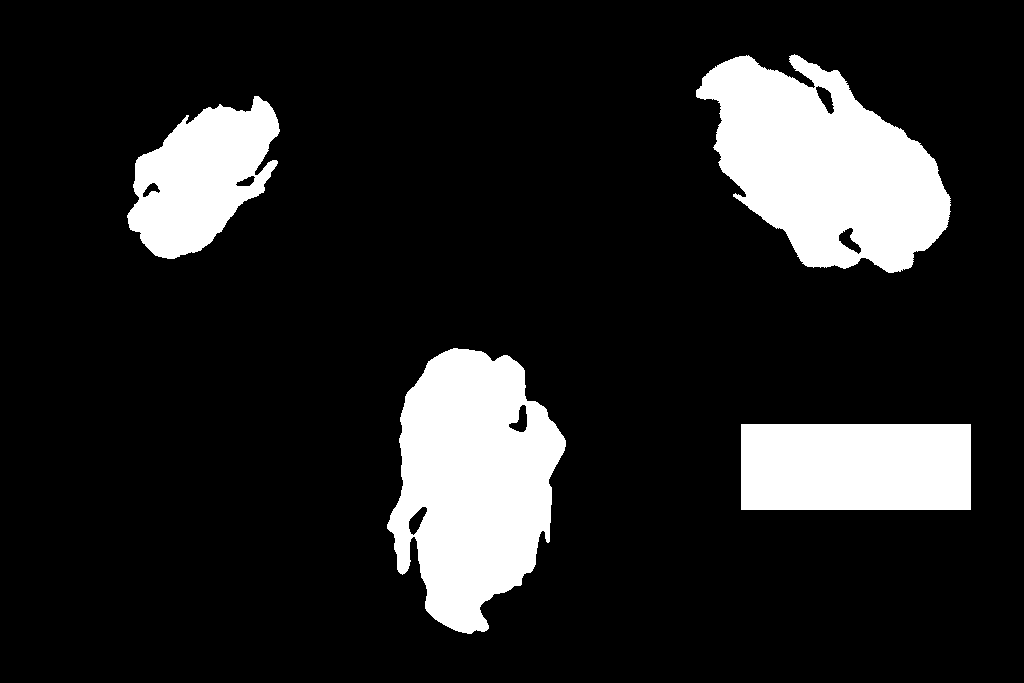
//> input picture Cpp/Hello_OpenCV/CompareContours/peng2.png, 1024 x 683 px
$ ./compare_contours_main   (built with g++ and OpenCV 4)
//> lines starting //> are read from the running program, lines starting //| are printed output that depends on the picture; after the words box and inside, x2 and y2 are one past the last pixel; in counts of white or black regions, pixels touching at a corner belong together
#include "opencv2/highgui/highgui.hpp"
#include "opencv2/imgproc/imgproc.hpp"
#include <iostream>
#include <stdio.h>
#include <stdlib.h>


using namespace cv;
using namespace std;

inline int parent( std::vector<cv::Vec4i> hierarchy, int contour_index);

int main( int argc, char** argv ) {

    Mat src1, bw1, drawing1;
    vector<vector<Point> > contours1;
    vector<Vec4i> hierarchy1;

    const int thresh = 128;
    const int max_thresh = 255;

    // Load source image, bw-mask it and find contours
    src1 = imread( "peng2.png", CV_LOAD_IMAGE_GRAYSCALE );
//> src1: 683 rows x 1024 cols, CV_8UC1; 14.8% white; 4 white regions
    threshold(src1, bw1, thresh, max_thresh, CV_THRESH_BINARY);
    findContours( bw1, contours1, hierarchy1, CV_RETR_TREE, CV_CHAIN_APPROX_SIMPLE);
//> contours1 = 10 contours; largest, box (x1, y1, x2, y2) and area: (387, 348, 566, 634) 34319, (696, 54, 951, 273) 34314, (741, 424, 971, 510) 19465, (127, 96, 280, 259) 15134, (838, 227, 862, 255) 294

    cout << contours1.size() << " contours found...\n"
            "\n";
//| 10 contours found...


    cout << "Hierarchy:\n";
    for( int i=0; i< hierarchy1.size(); ++i) {
        cout << i << ":  next: " << hierarchy1[i][0] << "  prev: " << hierarchy1[i][1] <<
            "  1st child: " << hierarchy1[i][2] << "  parent: " << hierarchy1[i][3] << "\n";
    }
//> this loop made 10 passes
//| 0:  next: 1  prev: -1  1st child: -1  parent: -1
//| 1:  next: 4  prev: 0  1st child: 2  parent: -1
//| 2:  next: 3  prev: -1  1st child: -1  parent: 1
//| 3:  next: -1  prev: 2  1st child: -1  parent: 1
//| 4:  next: 7  prev: 1  1st child: 5  parent: -1
//> (output is shown up to pass 5 of 10)
    cout << "\n";


    cout << "Top level contours:\n";
    for( int i=0; i< hierarchy1.size(); ++i) {
        if( parent( hierarchy1, i) == -1)
            cout << i << ", ";
    }
    cout << "\n\n";


    // draw contours and their numbers to image =================
    drawing1 = Mat::zeros( bw1.size(), CV_8UC3 );
    for( int i=0; i<contours1.size(); i++ ) {

        vector<Point> c = contours1[i];
        //Point2f center;

        Scalar font_color = Scalar( 96, parent(hierarchy1, i) == -1 ? 192 : 96, parent(hierarchy1, i) == -1 ? 192 : 96);
        Scalar color = Scalar( 255, 255, 255);

        Scalar contour_mean = mean( c);
        Point2f center(contour_mean.val[0], contour_mean.val[1]);


        // draw numbers into contour centers, plus a red pixel into contour-centers in drawing1
        string text( to_string((long long)i));
        Size text_size = getTextSize(text, FONT_HERSHEY_SIMPLEX, 1, 4, nullptr);

        center.x -= text_size.width/2;
        center.y += text_size.height/2;

        putText( drawing1, text, center, FONT_HERSHEY_SIMPLEX, 1, font_color, 4);
        putText( src1, text, center, FONT_HERSHEY_SIMPLEX, 1, font_color, 4);
        drawContours( drawing1, contours1, i, color, 1, 8 );

        drawing1.at<Vec3b>(center)[0] = 0;
        drawing1.at<Vec3b>(center)[1] = 0;
        drawing1.at<Vec3b>(center)[2] = 255;
    }
//> this loop made 10 passes
//> font_color on passes 1 to 8: Scalar(96, 192, 192), Scalar(96, 192, 192), Scalar(96, 96, 96), Scalar(96, 96, 96), Scalar(96, 192, 192), Scalar(96, 96, 96), Scalar(96, 96, 96), Scalar(96, 192, 192)
//> pass 1, `putText( drawing1, text, center, FONT_HERSHEY_SIMPLEX, 1, font_color, ..`:
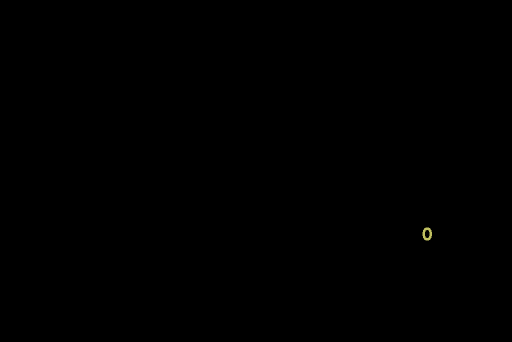
//> drawing1: 683 rows x 1024 cols, CV_8UC3 (shown at 1/2 size); mean B, G, R 0, 0.1, 0.1
//> pass 1, `putText( src1, text, center, FONT_HERSHEY_SIMPLEX, 1, font_color, 4);`:
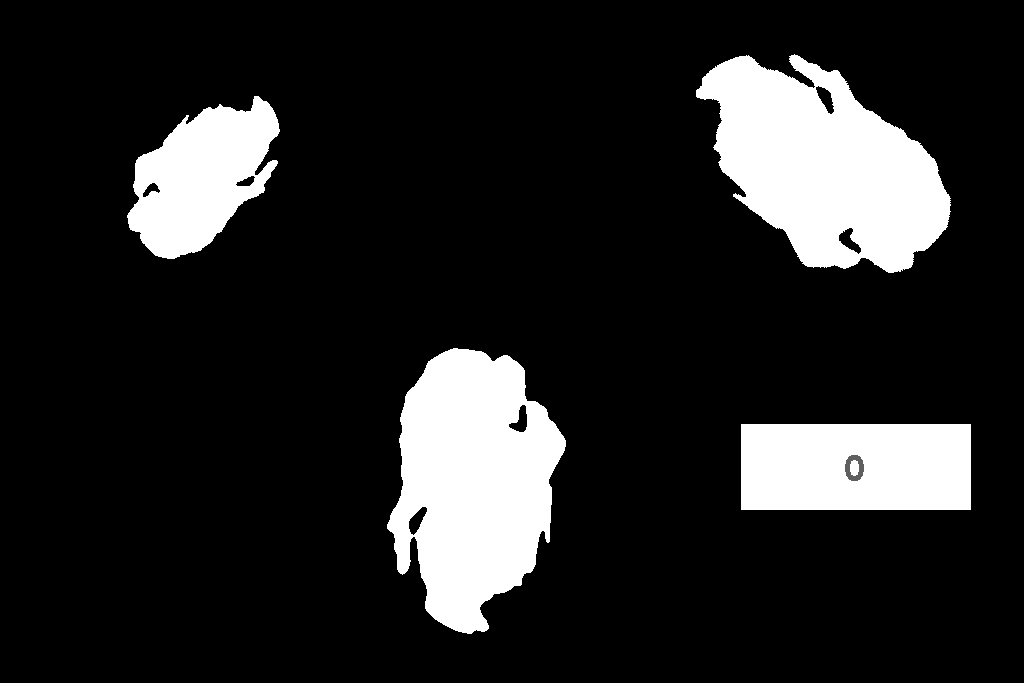
//> src1: 683 rows x 1024 cols, CV_8UC1; min 0, max 255, mean 37.6
//> pass 2, `putText( drawing1, text, center, FONT_HERSHEY_SIMPLEX, 1, font_color, ..`:
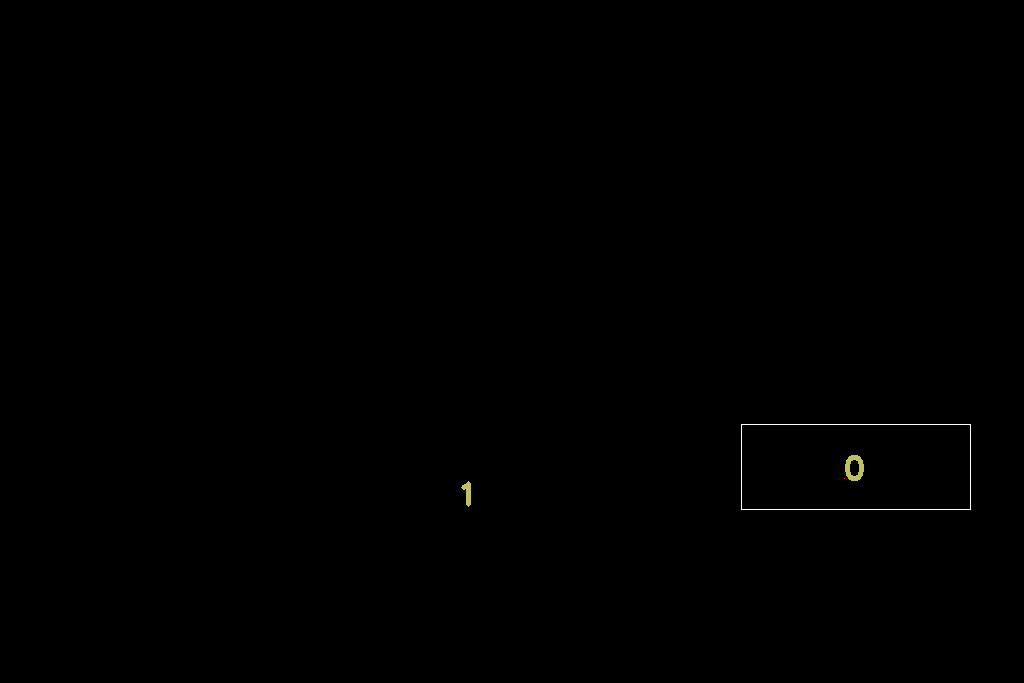
//> drawing1: 683 rows x 1024 cols, CV_8UC3; 0.11% of pixels changed, all inside (x1, y1, x2, y2) = (461, 424, 971, 510)
//> after the loop:
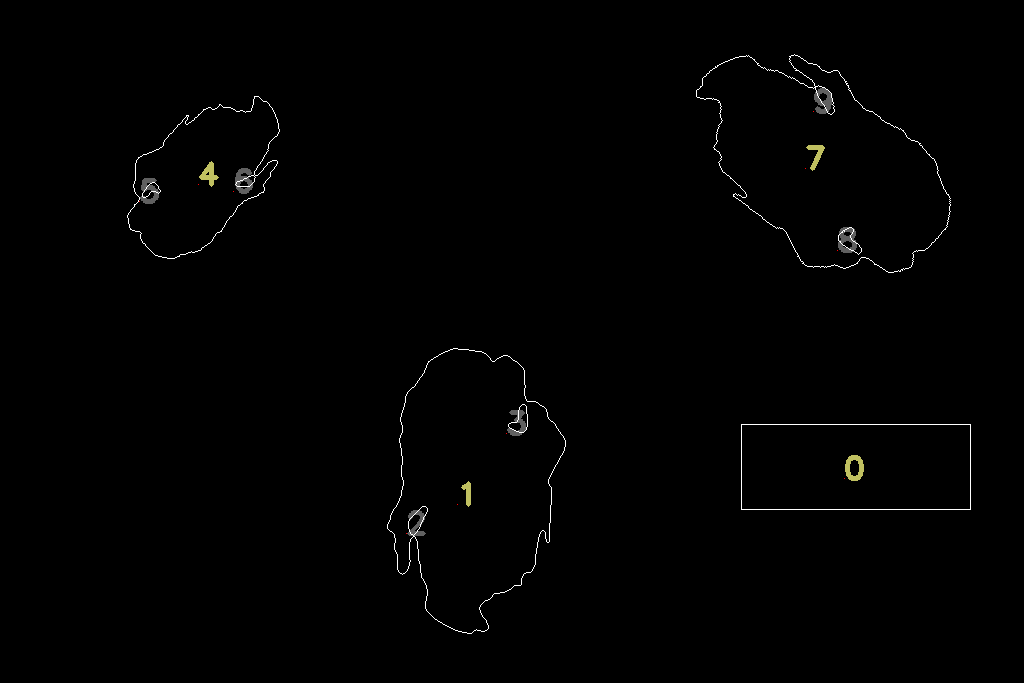
//> drawing1: 683 rows x 1024 cols, CV_8UC3; 0.65% of pixels changed, all inside (x1, y1, x2, y2) = (127, 54, 951, 634)
//> after the loop:
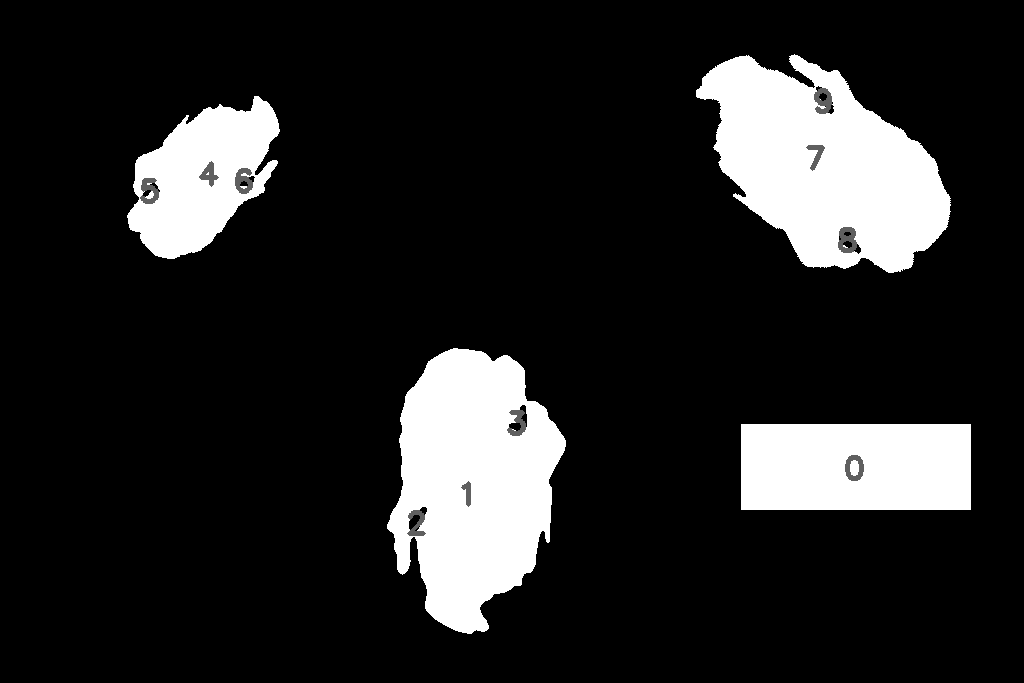
//> src1: 683 rows x 1024 cols, CV_8UC1; min 0, max 255, mean 37.3
    // END draw contours to matrices ============================

    // compare every with every::: ==============================
    for( int i=0; i!=contours1.size(); ++i) {
        for( int j=i+1; j!=contours1.size(); ++j) {

            vector<Point> &c1 = contours1[i];
            vector<Point> &c2 = contours1[j];

            double matchval1 = matchShapes(c1, c2, CV_CONTOURS_MATCH_I1, 0 /*parameter not supported by matchShapes by now anyway*/);
            double matchval2 = matchShapes(c1, c2, CV_CONTOURS_MATCH_I2, 0);
            double matchval3 = matchShapes(c1, c2, CV_CONTOURS_MATCH_I3, 0);

            cout << "Matching contours " << i << " <-> " << j << "\n"
                    "CV_CONTOURS_MATCH_I1 = " << matchval1 << "\n"
                    "CV_CONTOURS_MATCH_I2 = " << matchval2 << "\n"
                    "CV_CONTOURS_MATCH_I3 = " << matchval3 << "\n"
                    "\n";
        }
    }
    // END compare every with every::: ===========================


    imshow( "src1", src1);
    imshow( "drawing1", drawing1);

    waitKey(0);
    return(0);
}


/** A convenience function for better readability of code.
 * equals to hierarchy[contour_index][3];
 * @param hierarchy A hierarchy of contours.
 * @param contour_index The index of a contour.
 * @return The index of the parent contour, -1 if there is no parent-contour.
 */
inline int parent( std::vector<cv::Vec4i> hierarchy, int contour_index) {
    return hierarchy[contour_index][3];
}

$ run again, with Cpp/Hello_OpenCV/CompareContours/Artificial2.png copied over Cpp/Hello_OpenCV/CompareContours/peng2.png
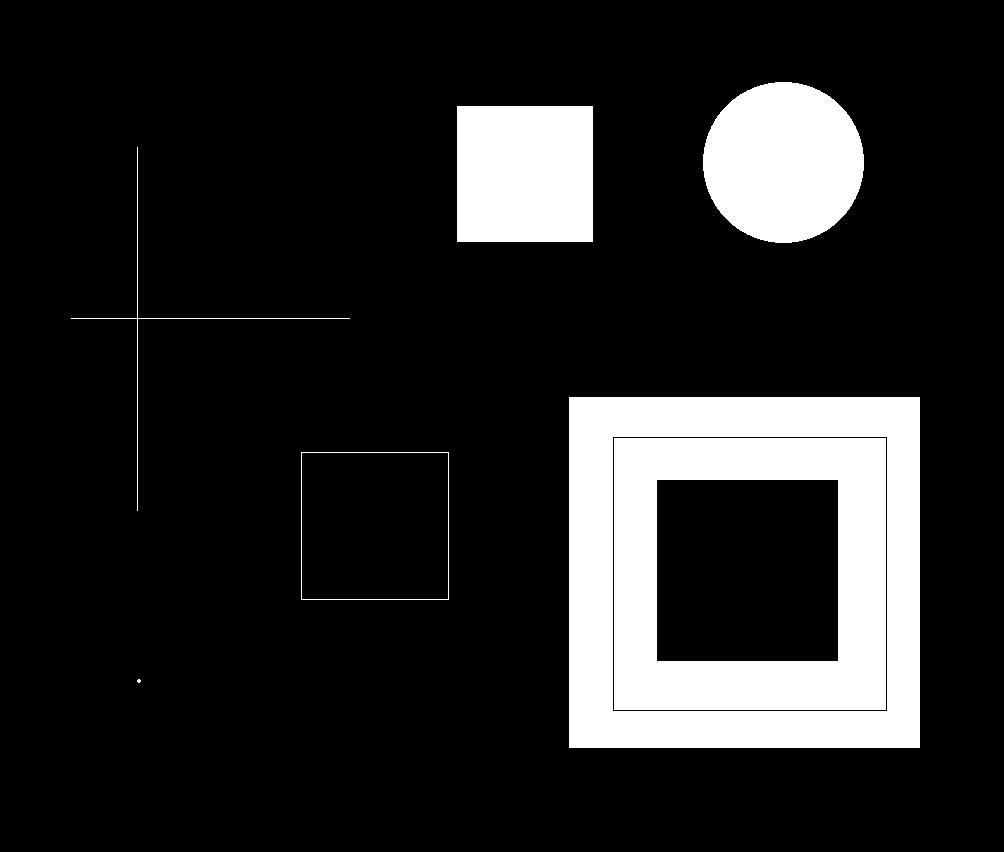
//> input picture Cpp/Hello_OpenCV/CompareContours/Artificial2.png, 1004 x 852 px
//> src1 is the input picture: 852 rows x 1004 cols, CV_8UC1; min 0, max 255, mean 38.6
//> bw1: 852 rows x 1004 cols, CV_8UC1; 15.1% white; 7 white regions (1 under 20 px)
//> contours1 = 10 contours, 2 with area under 20; largest, box (x1, y1, x2, y2) and area: (569, 397, 920, 748) 122500, (612, 436, 888, 712) 75623, (614, 438, 886, 710) 73441, (656, 479, 839, 662) 33122, (301, 452, 449, 600) 21609, (301, 452, 449, 600) 21607, (703, 82, 864, 243) 20126, (457, 106, 593, 242) 18225
//| 10 contours found...
//> the loop `for( int i=0; i< hierarchy1.size(); ++i)` made 10 passes
//| 0:  next: 1  prev: -1  1st child: -1  parent: -1
//| 1:  next: 3  prev: 0  1st child: 2  parent: -1
//| 2:  next: -1  prev: -1  1st child: -1  parent: 1
//| 3:  next: 7  prev: 1  1st child: 4  parent: -1
//| 4:  next: -1  prev: -1  1st child: 5  parent: 3
//> (output is shown up to pass 5 of 10)
//> the loop `for( int i=0; i<contours1.size(); i++ )` made 10 passes
//> font_color on passes 1 to 8: Scalar(96, 192, 192), Scalar(96, 192, 192), Scalar(96, 96, 96), Scalar(96, 192, 192), Scalar(96, 96, 96), Scalar(96, 96, 96), Scalar(96, 96, 96), Scalar(96, 192, 192)
//> after the loop `for( int i=0; i<contours1.size(); i++ )`:
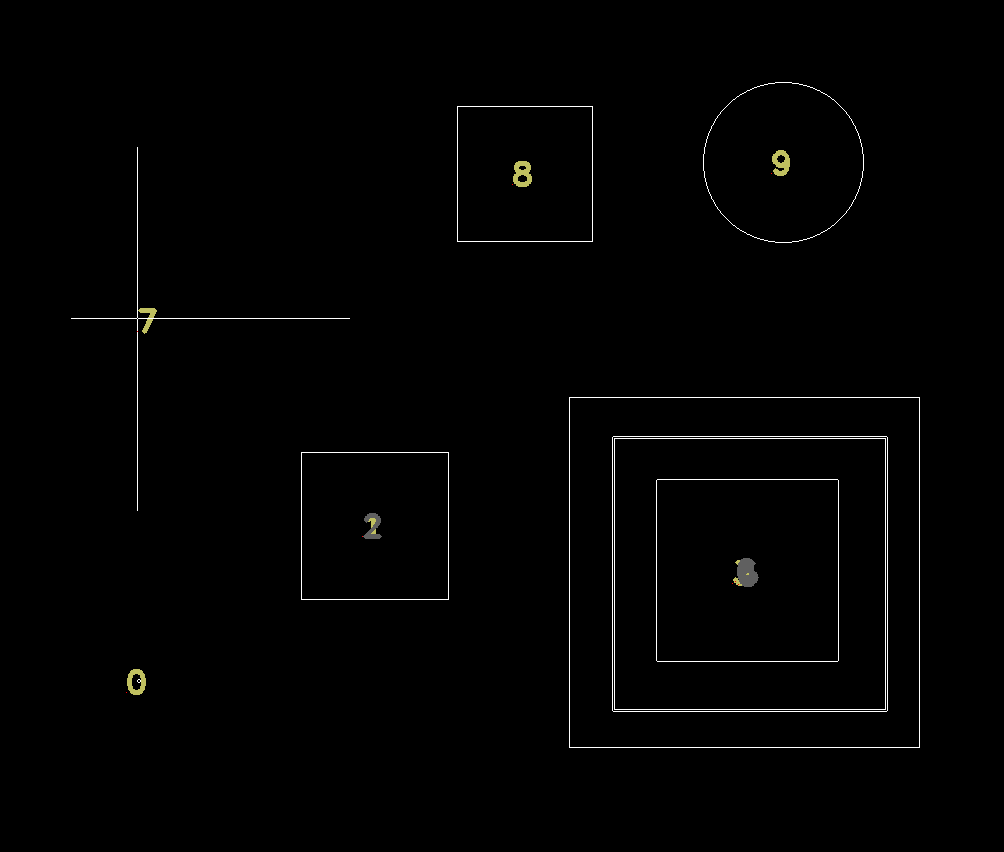
//> drawing1: 852 rows x 1004 cols, CV_8UC3; mean B, G, R 2.2, 2.3, 2.3
//> after the loop `for( int i=0; i<contours1.size(); i++ )`:
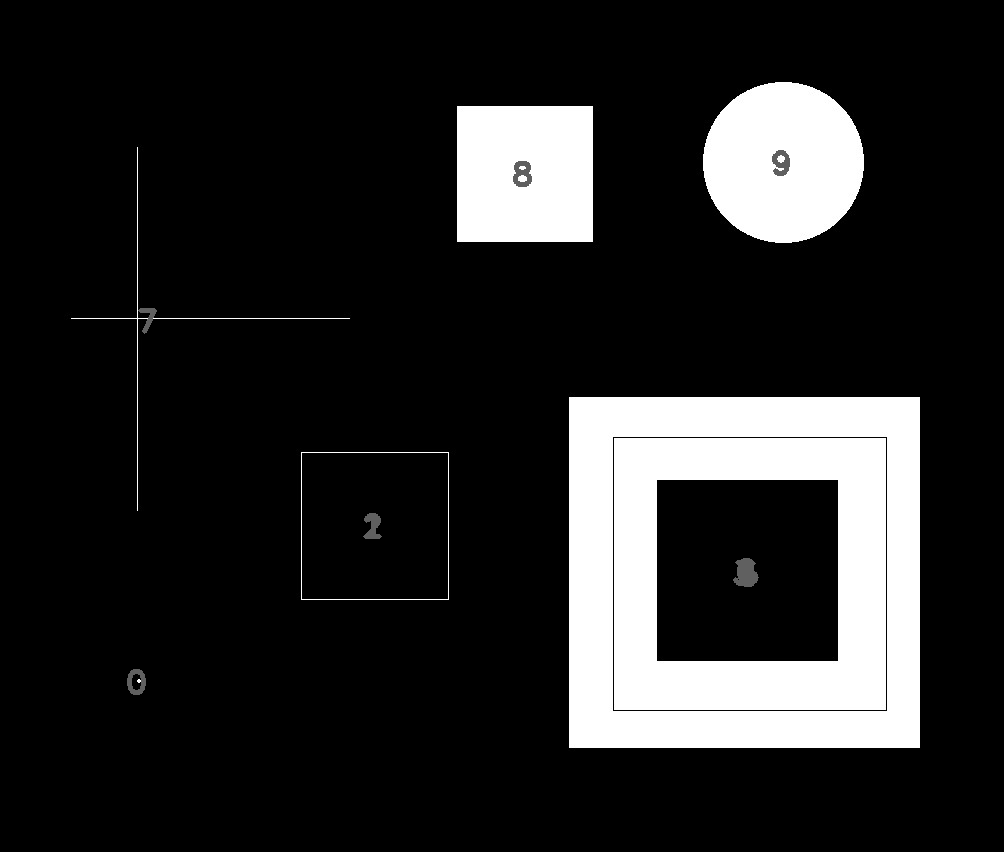
//> src1: 852 rows x 1004 cols, CV_8UC1; min 0, max 255, mean 38.6
//> the loop `for( int i=0; i!=contours1.size(); ++i)` made 10 passes

$ run again, with Cpp/Hello_OpenCV/CompareContours/abanno.png copied over Cpp/Hello_OpenCV/CompareContours/peng2.png
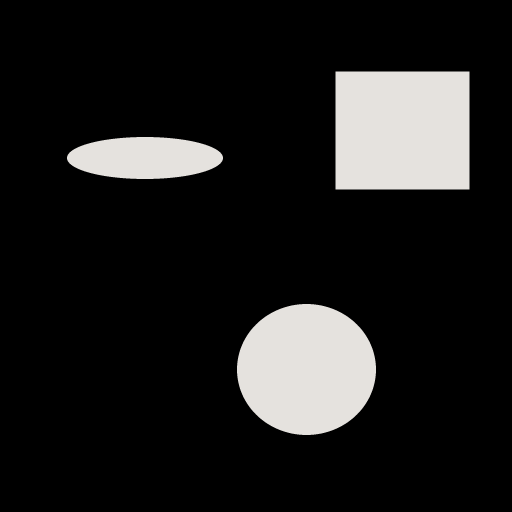
//> input picture Cpp/Hello_OpenCV/CompareContours/abanno.png, 512 x 512 px
//> `threshold(src1, bw1, thresh, max_thresh, CV_THRESH_BINARY);`:
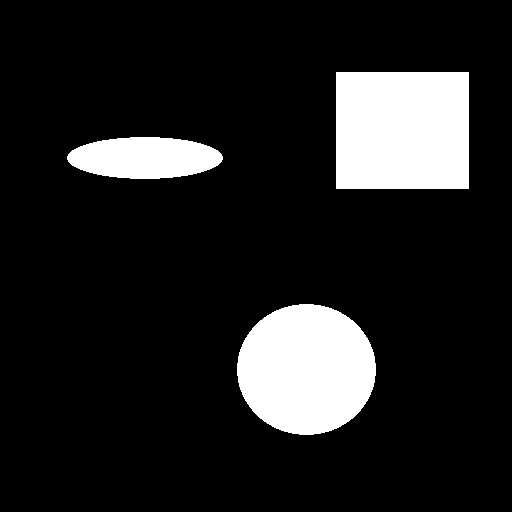
//> bw1: 512 rows x 512 cols, CV_8UC1; 13.3% white; 3 white regions
//> contours1 = 3 contours; box (x1, y1, x2, y2) and area: (336, 72, 469, 189) 15312, (237, 304, 376, 435) 14094, (67, 137, 223, 179) 4955
//| 3 contours found...
//> the loop `for( int i=0; i< hierarchy1.size(); ++i)` made 3 passes
//| 0:  next: 1  prev: -1  1st child: -1  parent: -1
//| 1:  next: 2  prev: 0  1st child: -1  parent: -1
//| 2:  next: -1  prev: 1  1st child: -1  parent: -1
//> the loop `for( int i=0; i<contours1.size(); i++ )` made 3 passes
//> after the loop `for( int i=0; i<contours1.size(); i++ )`:
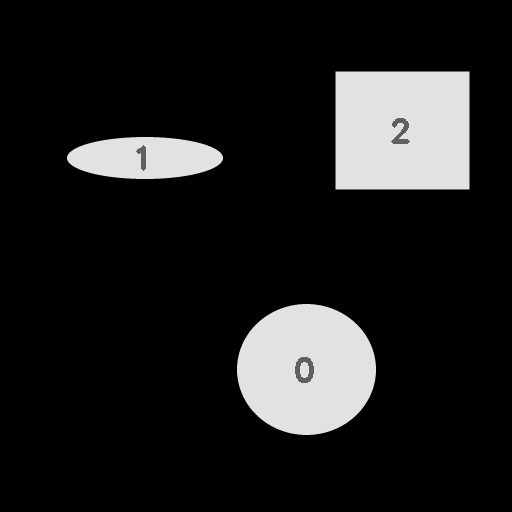
//> src1: 512 rows x 512 cols, CV_8UC1; min 0, max 226, mean 30.1
//> the loop `for( int i=0; i!=contours1.size(); ++i)` made 3 passes
